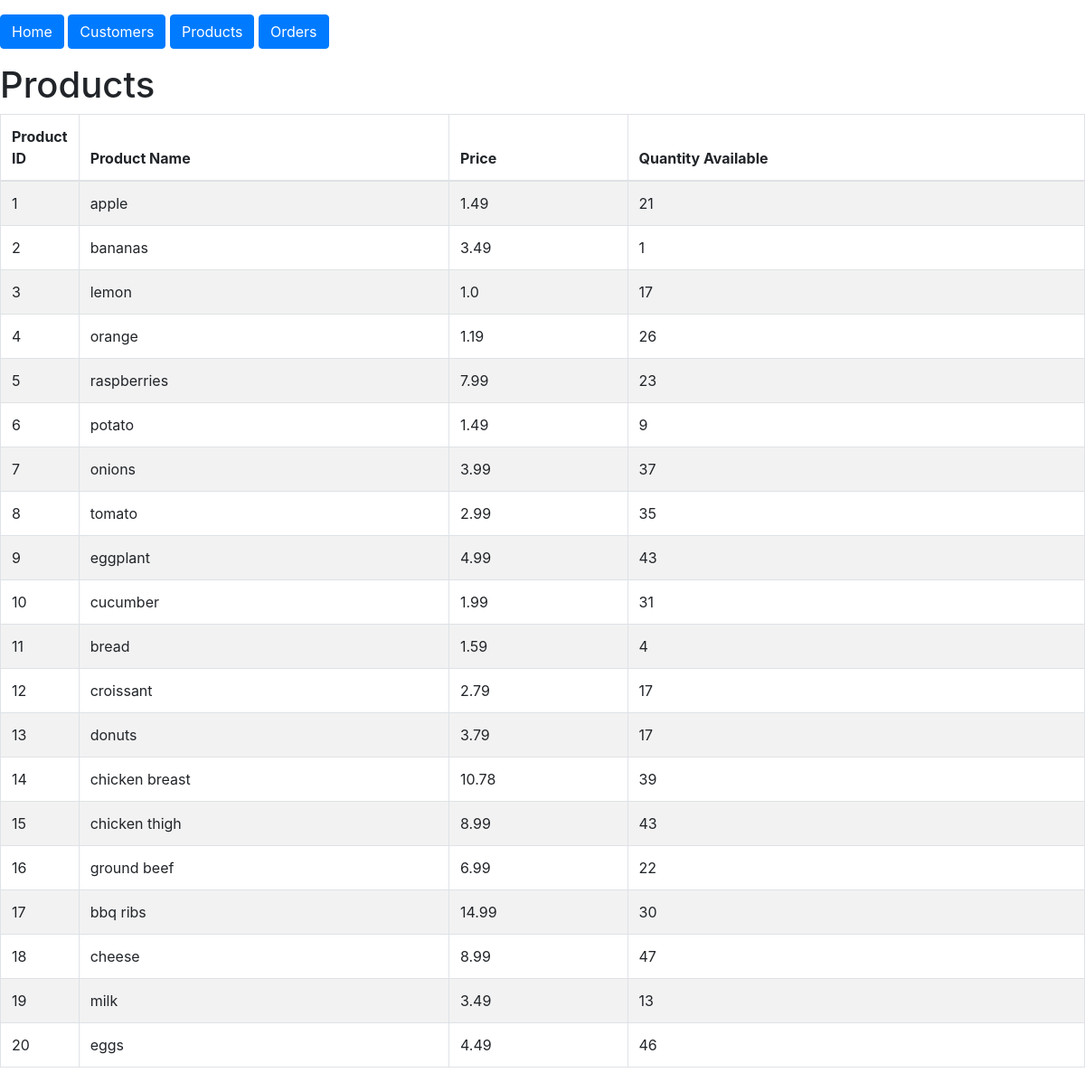
Page /products on the committed database.
### models.py (models this page shows, shortened)
class Product(db.Model):
    id = mapped_column(Integer, primary_key=True)
    name = mapped_column(String(200), nullable=False, unique=True)
    price = mapped_column(Float, nullable=False)
    quantity_available = mapped_column(Integer, nullable=False, default=0)
    category_id = mapped_column(Integer, ForeignKey(Category.id))
    category = relationship("Category", back_populates="products")

### routes/html_routes.py (the view)
@html_routes_bp.route('/products')
def products():
    product_records = get_all_records(Product)
    return render_template('products.html', products=product_records)

### routes/html_routes.py (called while the page is built)
def get_all_records(model):
    return model.query.order_by(model.id).all()

### templates/products.html
{% extends "base.html" %}
{% block content %}
<h1>Products</h1>
<div class="table-responsive">
    <table class="table table-bordered table-striped">
        <thead>
            <tr>
                <th style="width: 6%;">Product ID</th>
                <th>Product Name</th>
                <th>Price</th>
                <th>Quantity Available</th>
            </tr>
        </thead>
        <tbody>
            {% for product in products | sort(attribute='id') %}
            <tr>
                <td>{{ product.id }}</td>
                <td>{{ product.name }}</td>
                <td>{{ product.price }}</td>
                <td>{{ product.quantity_available }}</td>
            </tr>
            {% endfor %}
        </tbody>
    </table>
</div>
{% endblock %}

### rows in the picture
Product: id "1", name "apple", price "1.49", quantity_available "21"
Product: id "2", name "bananas", price "3.49", quantity_available "1"
Product: id "3", name "lemon", price "1.0", quantity_available "17"
Product: id "4", name "orange", price "1.19", quantity_available "26"
Product: id "5", name "raspberries", price "7.99", quantity_available "23"
Product: id "6", name "potato", price "1.49", quantity_available "9"
Product: id "7", name "onions", price "3.99", quantity_available "37"
Product: id "8", name "tomato", price "2.99", quantity_available "35"
Product: id "9", name "eggplant", price "4.99", quantity_available "43"
Product: id "10", name "cucumber", price "1.99", quantity_available "31"
Product: id "11", name "bread", price "1.59", quantity_available "4"
Product: id "12", name "croissant", price "2.79", quantity_available "17"
Product: id "13", name "donuts", price "3.79", quantity_available "17"
Product: id "14", name "chicken breast", price "10.78", quantity_available "39"
Product: id "15", name "chicken thigh", price "8.99", quantity_available "43"
Product: id "16", name "ground beef", price "6.99", quantity_available "22"
Product: id "17", name "bbq ribs", price "14.99", quantity_available "30"
Product: id "18", name "cheese", price "8.99", quantity_available "47"
Product: id "19", name "milk", price "3.49", quantity_available "13"
Product: id "20", name "eggs", price "4.49", quantity_available "46"
